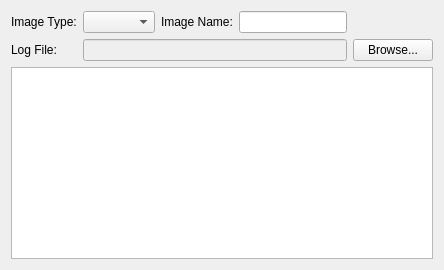
          <widget class="QWidget" name="kickstartMainTab">
           <attribute name="title">
            <string>Image type and log</string>
           </attribute>
           <layout class="QGridLayout" name="gridLayout_4">
            <item row="0" column="0">
             <widget class="QLabel" name="imageTypeLabel">
              <property name="text">
               <string>Image Type:</string>
              </property>
             </widget>
            </item>
            <item row="0" column="1">
             <widget class="QComboBox" name="imageTypeComboBox"/>
            </item>
            <item row="2" column="0" colspan="5">
             <widget class="QPlainTextEdit" name="imagerLogTextEdit"/>
            </item>
            <item row="1" column="1" colspan="3">
             <widget class="QLineEdit" name="logFilePathLineEdit">
              <property name="enabled">
               <bool>false</bool>
              </property>
             </widget>
            </item>
            <item row="1" column="0">
             <widget class="QLabel" name="logFilePathLabel">
              <property name="text">
               <string>Log File:</string>
              </property>
             </widget>
            </item>
            <item row="0" column="2">
             <widget class="QLabel" name="imageNameLabel">
              <property name="text">
               <string>Image Name:</string>
              </property>
             </widget>
            </item>
            <item row="0" column="3">
             <widget class="QLineEdit" name="imageNameLineEdit"/>
            </item>
            <item row="1" column="4">
             <widget class="QPushButton" name="browseLogButton">
              <property name="text">
               <string>Browse...</string>
              </property>
             </widget>
            </item>
           </layout>
          </widget>
